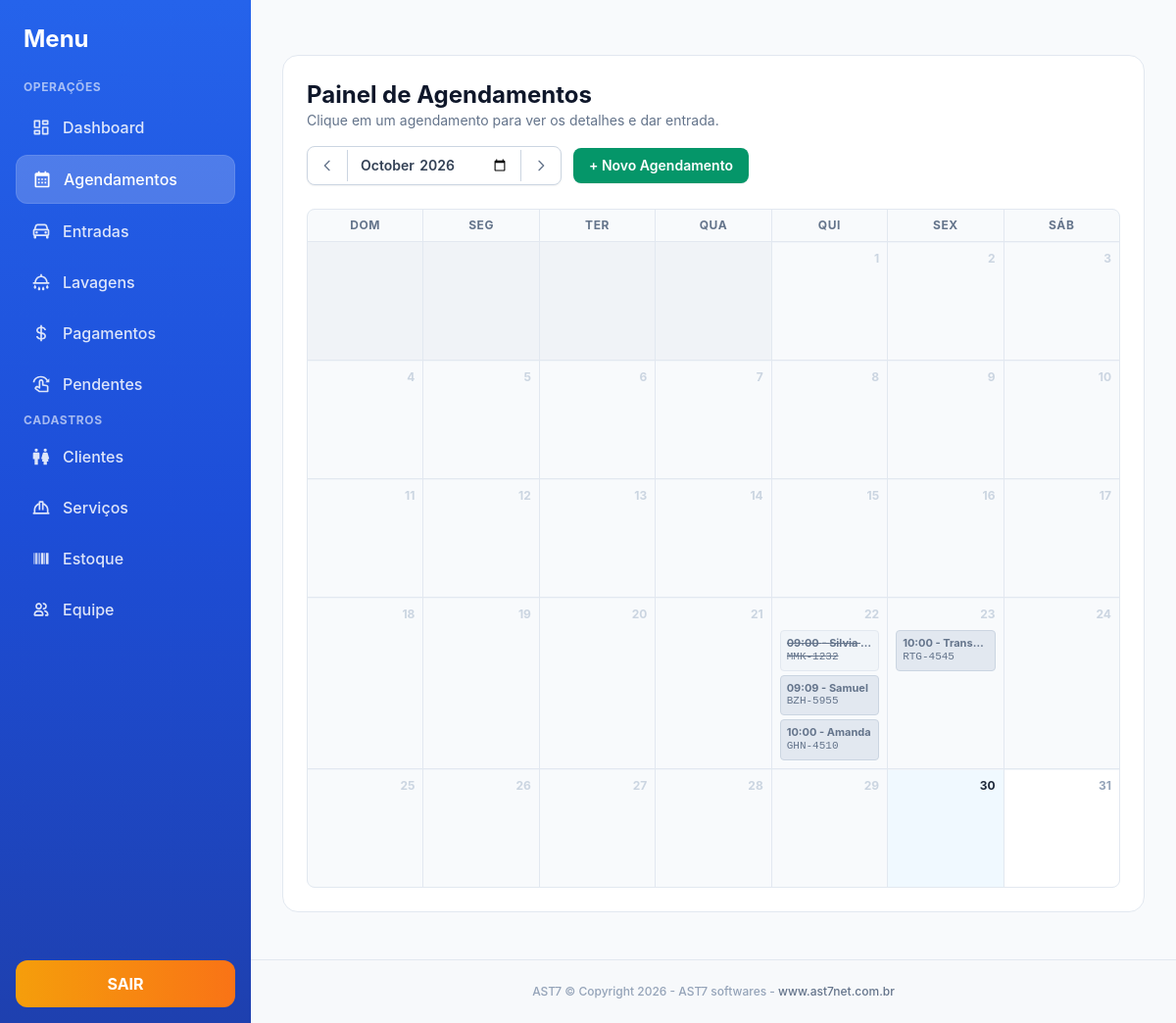
Before: /agendamentos.php (signed in) with the older database file.
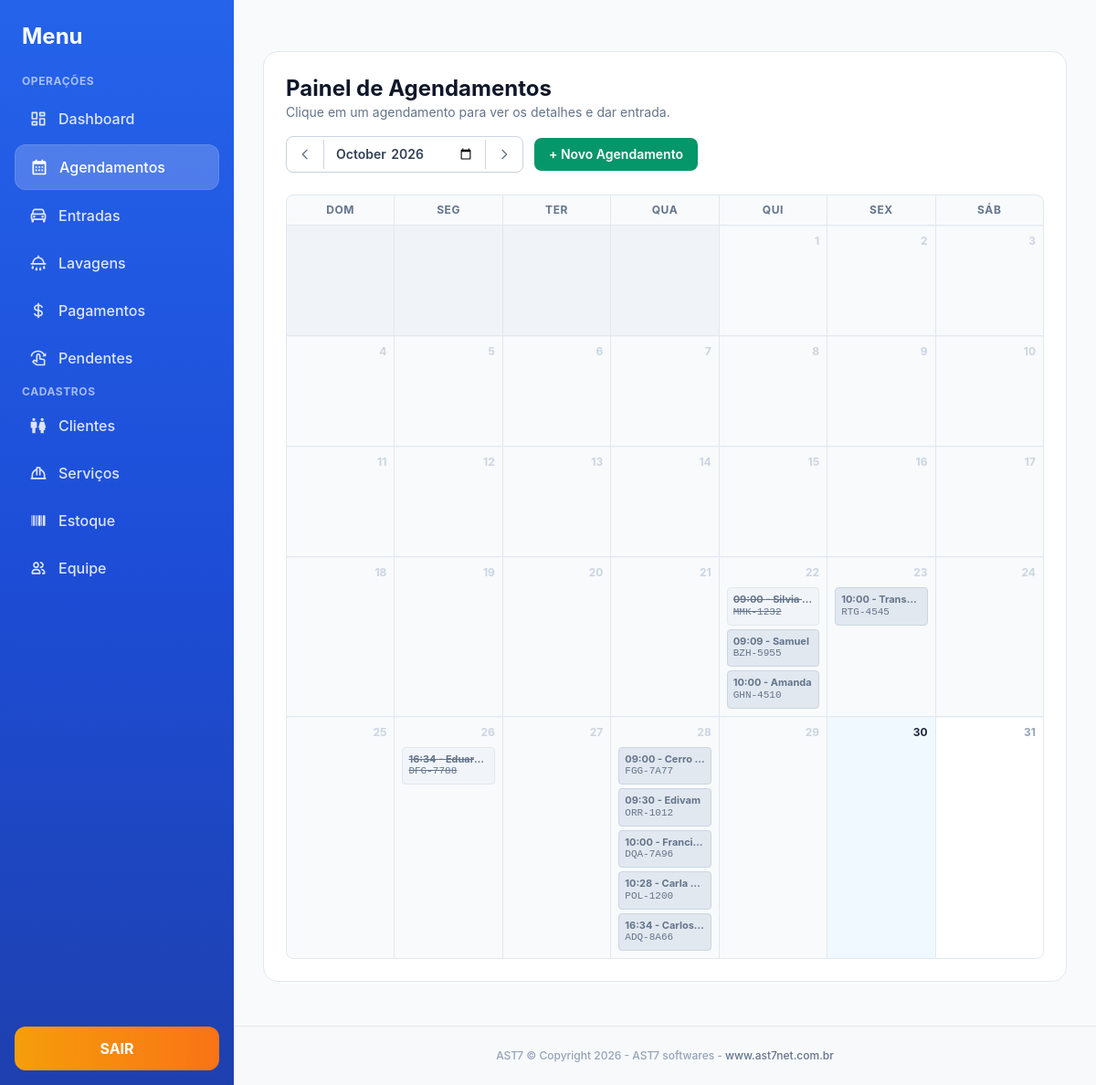
After: the same page with the newer database file.
### tables this page shows
CREATE TABLE agendamentos (
            id INTEGER PRIMARY KEY AUTOINCREMENT,
            cliente_nome TEXT NOT NULL DEFAULT '',
            cliente_celular TEXT NOT NULL DEFAULT '',
            placa TEXT NOT NULL DEFAULT '',
            lavagem_id INTEGER NOT NULL,
            data_agendamento TEXT NOT NULL,
            hora_agendamento TEXT NOT NULL,
            status TEXT NOT NULL DEFAULT 'agendado',
            criado_por INTEGER,
            criado_em TEXT NOT NULL DEFAULT (datetime('now','localtime'))
        );

### functions.php (called while the page is built, shortened)
<?php
function e(?string $s): string {
    return htmlspecialchars((string)$s, ENT_QUOTES, 'UTF-8');
}
function normalizar_placa(string $placa): string {
    return strtoupper(preg_replace('/[^A-Za-z0-9]/', '', $placa));
}
function formatar_placa(string $placa): string {
    $p = normalizar_placa($placa);
    return substr($p, 0, 3) . '-' . substr($p, 3);
}

### config.php (called while the page is built, shortened)
<?php
function db(): PDO {
    static $pdo = null;
    if ($pdo === null) {
        $pdo = new PDO('sqlite:' . DB_PATH, null, null, [
            PDO::ATTR_ERRMODE            => PDO::ERRMODE_EXCEPTION,
            PDO::ATTR_DEFAULT_FETCH_MODE => PDO::FETCH_ASSOC,
        ]);
        $pdo->exec('PRAGMA foreign_keys = ON');
        $pdo->exec('PRAGMA journal_mode = WAL');
    }
    return $pdo;
}
require_once APP_ROOT . '/functions.php';

### agendamentos.php (the view, shortened to what this page needs)
<?php
require_once __DIR__ . '/config.php';
$mesRef = $_GET['mes'] ?? date('Y-m');
$inicio = $mesRef . '-01';
$fim    = date('Y-m-t', strtotime($inicio));
$mesAnterior = date('Y-m', strtotime($inicio . ' -1 month'));
$mesProximo  = date('Y-m', strtotime($inicio . ' +1 month'));
$stmt = db()->prepare("
    SELECT a.*, l.nome AS servico_nome
    FROM agendamentos a
    INNER JOIN lavagens l ON l.id = a.lavagem_id
    WHERE a.data_agendamento BETWEEN ? AND ?
    ORDER BY a.hora_agendamento ASC
");
$stmt->execute([$inicio, $fim]);
$rows = $stmt->fetchAll();
$agendamentosPorDia = [];
foreach ($rows as $r) {
    $dia = (int)date('d', strtotime($r['data_agendamento']));
    $agendamentosPorDia[$dia][] = $r;
}
$totalDias         = (int)date('t', strtotime($inicio));
$primeiroDiaSemana = (int)date('w', strtotime($inicio));
$hojeStr           = date('Y-m-d');
require __DIR__ . '/header.php';
?>
<div class="bg-white rounded-2xl shadow-card border border-slate-200 p-5 sm:p-6 mb-6">
  <div class="flex flex-wrap justify-between items-center gap-4 mb-6">
    <div>
      <h1 class="text-2xl font-bold text-slate-900">Painel de Agendamentos</h1>
      <p class="text-sm text-slate-500">Clique em um agendamento para ver os detalhes e dar entrada.</p>
    </div>
    <div class="flex items-center gap-3">
      <div class="flex items-center bg-white border border-slate-300 rounded-lg shadow-sm overflow-hidden">
        <a href="?mes=<?= $mesAnterior ?>" class="px-3 py-2 text-slate-500 hover:text-slate-800 hover:bg-slate-50 transition border-r border-slate-300 flex items-center" title="Mês Anterior">
          <svg class="w-4 h-4" fill="none" stroke="currentColor" viewBox="0 0 24 24"><path stroke-linecap="round" stroke-linejoin="round" stroke-width="2" d="M15 19l-7-7 7-7"></path></svg>
        </a>
        <form method="get" class="flex items-center">
          <input type="month" name="mes" value="<?= e($mesRef) ?>" onchange="this.form.submit()" class="border-0 px-3 py-2 text-sm font-semibold focus:ring-0 focus:outline-none text-slate-700 cursor-pointer">
        </form>
        <a href="?mes=<?= $mesProximo ?>" class="px-3 py-2 text-slate-500 hover:text-slate-800 hover:bg-slate-50 transition border-l border-slate-300 flex items-center" title="Próximo Mês">
          <svg class="w-4 h-4" fill="none" stroke="currentColor" viewBox="0 0 24 24"><path stroke-linecap="round" stroke-linejoin="round" stroke-width="2" d="M9 5l7 7-7 7"></path></svg>
        </a>
      </div>
      <a href="agendamento_form.php" class="rounded-lg bg-emerald-600 hover:bg-emerald-500 text-white px-4 py-2 text-sm font-semibold shadow-sm transition">
        + Novo Agendamento
      </a>
    </div>
  </div>
  <div class="grid grid-cols-7 gap-px bg-slate-200 border border-slate-200 rounded-lg overflow-hidden">
    <?php foreach(['Dom','Seg','Ter','Qua','Qui','Sex','Sáb'] as $dsm): ?>
      <div class="bg-slate-50 p-2 text-center text-xs font-bold text-slate-500 uppercase tracking-wider"><?= $dsm ?></div>
    <?php endforeach; ?>
    <?php
      for ($i = 0; $i < $primeiroDiaSemana; $i++) {
          echo '<div class="bg-white min-h-[120px] p-2 opacity-50"></div>';
      }
      for ($dia = 1; $dia <= $totalDias; $dia++) {
          $dataDia   = $mesRef . '-' . str_pad($dia, 2, '0', STR_PAD_LEFT);
          $isHoje    = ($dataDia === $hojeStr);
          $isPassado = ($dataDia <  $hojeStr);
          if ($isHoje) {
              $bgDia     = 'bg-sky-50';
              $numClasse = 'text-brand-600';
          } elseif ($isPassado) {
              $bgDia     = 'bg-slate-50';
              $numClasse = 'text-slate-300';
          } else {
              $bgDia     = 'bg-white';
              $numClasse = 'text-slate-400';
          }
          echo '<div class="'.$bgDia.' min-h-[120px] p-2 border-t border-slate-100 flex flex-col gap-1">';
          echo '<div class="text-xs font-bold '.$numClasse.' text-right mb-1">'.$dia.'</div>';
          if (isset($agendamentosPorDia[$dia])) {
              foreach ($agendamentosPorDia[$dia] as $ag) {
                  if ($ag['status'] === 'concluido') {
                      $classeStatus = 'bg-slate-100 text-slate-500 line-through border-slate-200';
                  } elseif ($isPassado) {
                      $classeStatus = 'bg-slate-200 text-slate-500 border-slate-300 cursor-not-allowed';
                  } else {
                      $classeStatus = 'bg-emerald-50 text-emerald-800 border-emerald-200 hover:bg-emerald-100 cursor-pointer';
                  }
                  $dadosJson = htmlspecialchars(json_encode($ag), ENT_QUOTES, 'UTF-8');
                  echo "<div onclick='abrirModalAgendamento($dadosJson)' class='text-[11px] p-1.5 rounded border {$classeStatus} transition leading-tight'>";
                  echo "<div class='font-bold truncate'>".substr($ag['hora_agendamento'],0,5)." - ".e($ag['cliente_nome'])."</div>";
                  echo "<div class='truncate font-mono'>".e(formatar_placa($ag['placa']))."</div>";
                  echo "</div>";
              }
          }
          echo '</div>';
      }
    ?>
  </div>
</div>
<?php require __DIR__ . '/footer.php'; ?>

### header.php (shortened to what this page needs)
<?php
require_once __DIR__ . '/config.php';
$paginaAtual = basename($_SERVER['PHP_SELF']);
?>
<!DOCTYPE html>
<html lang="pt-BR">
<head>
    <script src="https://cdn.tailwindcss.com"></script>
</head>
<body class="text-slate-800 antialiased min-h-screen flex">
    <aside class="hidden md:flex flex-col w-64 sidebar-bg h-screen sticky top-0 overflow-y-auto shrink-0 z-40">
        <div class="p-6"><h1 class="font-bold text-2xl text-white">Menu</h1></div>
        <nav class="flex-1 px-4 space-y-1">
            <p class="categoria-texto mb-2 ml-2">Operações</p>
            <a href="dashboard.php" class="nav-link <?= $paginaAtual === 'dashboard.php' ? 'active' : '' ?>"><img src="uploads/icones/ico_dashboard.svg" class="w-5 h-5 icon-white"> Dashboard</a>
            <a href="agendamentos.php" class="nav-link <?= $paginaAtual === 'agendamentos.php' ? 'active' : '' ?>"><img src="uploads/icones/ico_date.svg" class="w-5 h-5 icon-white"> Agendamentos</a>
            <a href="entradas.php" class="nav-link <?= in_array($paginaAtual, ['entradas.php', 'entrada_lavagem.php']) ? 'active' : '' ?>"><img src="uploads/icones/ico_car.svg" class="w-5 h-5 icon-white"> Entradas</a>
            <a href="lavagens.php" class="nav-link <?= $paginaAtual === 'lavagens.php' ? 'active' : '' ?>"><img src="uploads/icones/ico_lavagens.svg" class="w-5 h-5 icon-white"> Lavagens</a>
            <a href="pagamentos.php" class="nav-link <?= $paginaAtual === 'pagamentos.php' ? 'active' : '' ?>"><img src="uploads/icones/ico_money.svg" class="w-5 h-5 icon-white"> Pagamentos</a>
            <a href="pagamentos_pendentes.php" class="nav-link <?= $paginaAtual === 'pagamentos_pendentes.php' ? 'active' : '' ?>"><img src="uploads/icones/ico_pendentes.svg" class="w-5 h-5 icon-white"> Pendentes</a>
            <p class="categoria-texto mt-6 mb-2 ml-2">Cadastros</p>
            <a href="clientes.php" class="nav-link <?= $paginaAtual === 'clientes.php' ? 'active' : '' ?>"><img src="uploads/icones/ico_clientes.svg" class="w-5 h-5 icon-white"> Clientes</a>
            <a href="lavagens.php" class="nav-link <?= $paginaAtual === 'servicos.php' ? 'active' : '' ?>"><img src="uploads/icones/ico_services.svg" class="w-5 h-5 icon-white"> Serviços</a>
            <a href="estoque.php" class="nav-link <?= $paginaAtual === 'estoque.php' ? 'active' : '' ?>"><img src="uploads/icones/ico_estoque.svg" class="w-5 h-5 icon-white"> Estoque</a>
            <a href="usuarios.php" class="nav-link <?= $paginaAtual === 'usuarios.php' ? 'active' : '' ?>"><img src="uploads/icones/ico_users.svg" class="w-5 h-5 icon-white"> Equipe</a>
        </nav>
        <div class="p-4 mt-auto"><a href="logout.php" class="btn-sair">SAIR</a></div>
    </aside>
    <main class="flex-1 flex flex-col min-h-screen overflow-x-hidden">
        <div class="px-8 pt-8 w-full max-w-7xl mx-auto">
        </div>
        <div class="flex-1 px-8 py-6 max-w-7xl mx-auto w-full">

### footer.php (shortened to what this page needs)
            </div>
            <footer class="w-full mt-auto py-6 text-center text-xs text-slate-400 border-t border-slate-200 bg-slate-50/50">
                <p class="font-medium">
                    AST7 &copy; Copyright 2026 - AST7 softwares -
                    <a href="http://www.ast7net.com.br" target="_blank" class="text-slate-500 hover:text-brand-600 transition-colors">
                        www.ast7net.com.br
                    </a>
                </p>
            </footer>
        </main>
</body>
</html>

### header.php (style rules this page uses)
body { font-family: 'Inter', sans-serif; background-color: #f8fafc; }
.sidebar-bg { background: linear-gradient(180deg, #2563eb 0%, #1d4ed8 50%, #1e40af 100%); }
.nav-link { display: flex; align-items: center; gap: 0.75rem; padding: 0.75rem 1rem; color: rgba(255, 255, 255, 0.85); border-radius: 0.75rem; font-weight: 500; transition: all 0.2s ease-in-out; }
.nav-link.active { background-color: rgba(255, 255, 255, 0.2); color: #ffffff; border: 1px solid rgba(255, 255, 255, 0.1); }
.icon-white { filter: brightness(0) invert(1); opacity: 0.85; transition: opacity 0.2s; }
.nav-link:hover .icon-white, .nav-link.active .icon-white { opacity: 1; }
.btn-sair { background: linear-gradient(90deg, #f59e0b 0%, #f97316 100%); color: #ffffff; font-weight: 700; padding: 0.75rem 0; border-radius: 0.75rem; text-align: center; transition: opacity 0.2s; display: flex; justify-content: center; }
.categoria-texto { color: rgba(255, 255, 255, 0.6); font-size: 0.75rem; font-weight: 700; text-transform: uppercase; letter-spacing: 0.05em; }

Changed rows visible on the page:
added agendamentos: hora_agendamento "16:34", cliente_nome "Eduar…", placa "DFG-7788", status "concluido" (drawn)
added agendamentos: hora_agendamento "09:00", cliente_nome "Cerro…", placa "FGG-7A77"
added agendamentos: hora_agendamento "09:30", cliente_nome "Edivam", placa "ORR-1012"
added agendamentos: hora_agendamento "10:00", cliente_nome "Franci…", placa "DQA-7A96"
added agendamentos: hora_agendamento "10:28", cliente_nome "Carla…", placa "POL-1200"
added agendamentos: hora_agendamento "16:34", cliente_nome "Carlos…", placa "ADQ-8A66"
